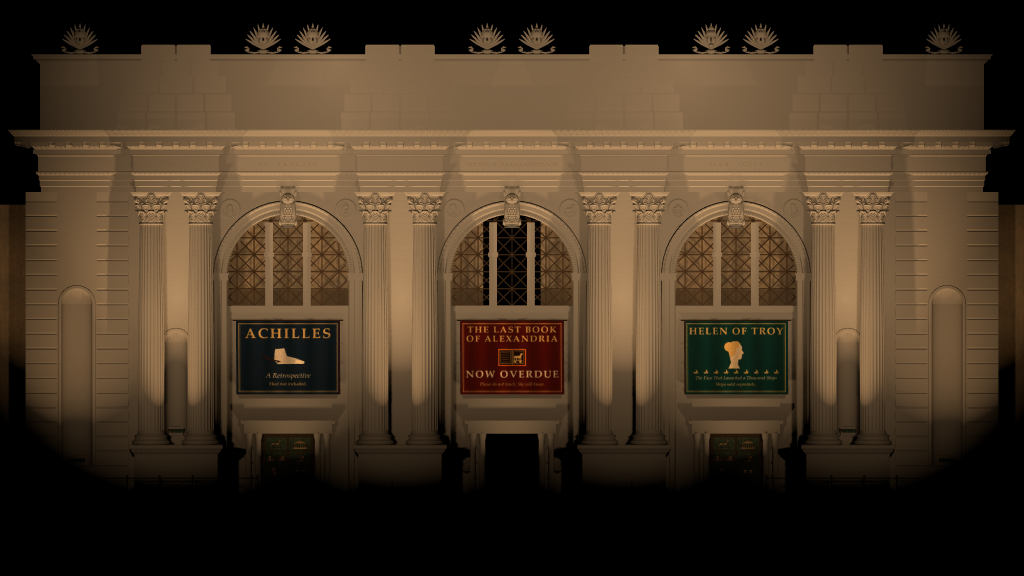
#> input picture assets/exterior/ext_baked_light.png, 2048 x 1152 px, given in place of cap_normal.png, which was not available (shown at 1/2 size)
$ python gen_section.py ../../ext_baked_light.png ../../ext_trim_normal.png ../../ext_trim_normal.png ../../ext_trim_normal.png
#> lines starting #> are read from the running program, lines starting #| are printed output that depends on the picture
"""Writes the style test into the repo: textures, import settings, shared materials and the scene.
usage: python gen_section.py <capital bake dir> <section dir>"""
import json
import pathlib
import shutil
import sys

import numpy as np
from PIL import Image

sys.path.insert(0, str(pathlib.Path(__file__).parent))
import ext_dims as D

WT = pathlib.Path(r"C:\Users\waism\Downloads\exhibit-a\.claude\worktrees\agitated-benz-0e18d0")
A = WT / "assets" / "exterior"
CAP = pathlib.Path(sys.argv[1])
SEC = pathlib.Path(sys.argv[2])
RES = "res://assets/exterior/"

# --- Textures ---------------------------------------------------------------------------------
ORN = pathlib.Path(sys.argv[3])
TRIM = pathlib.Path(sys.argv[4])


def atlas(capital, modillion, keystone, fill):
    """Capital in the lower three quarters; bracket and keystone side by side above it."""
#> called with fill = (128, 128, 255)
    a = Image.new("RGB", (2048, 2048), fill)
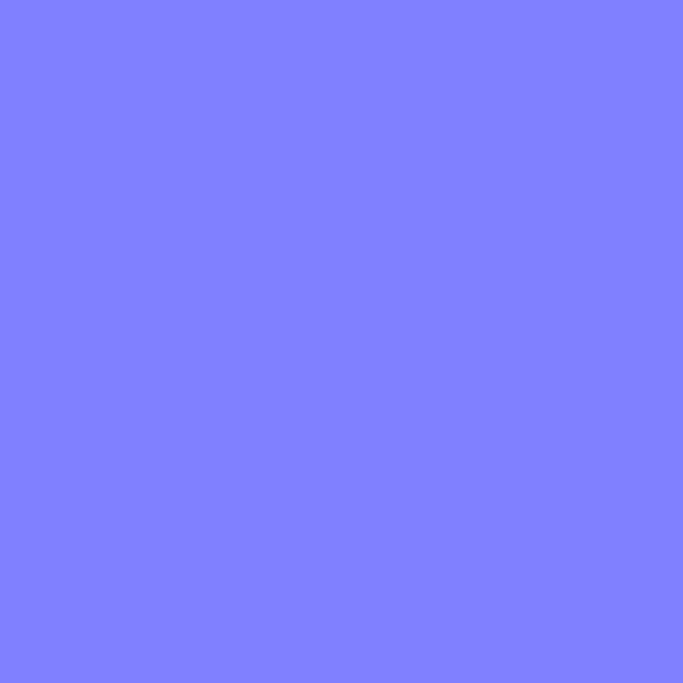
#> a: PIL image 2048x2048 RGB (shown at 1/3 size); mean R, G, B 128, 128, 255
    a.paste(Image.open(capital).convert("RGB").resize((2048, 1536), Image.LANCZOS), (0, 512))
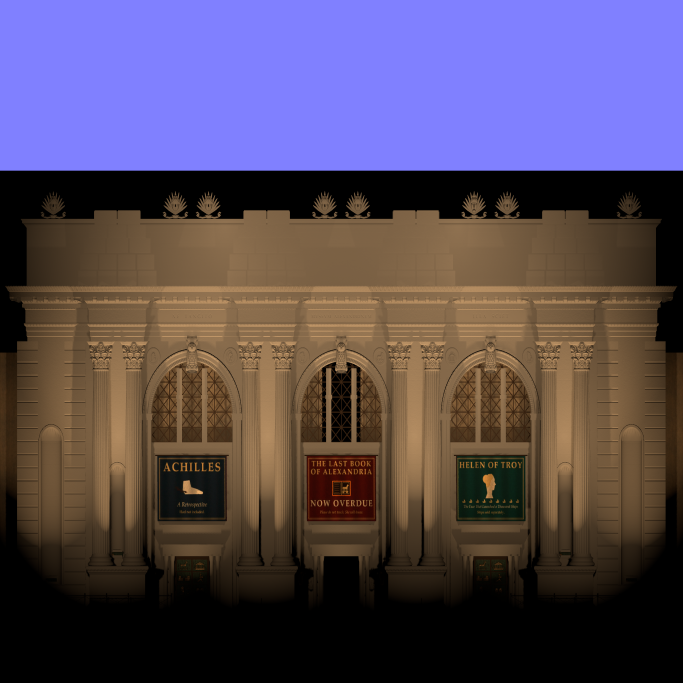
#> a: PIL image 2048x2048 RGB (shown at 1/3 size); mean R, G, B 84.9, 72.7, 91.4
    a.paste(Image.open(modillion).convert("RGB").resize((512, 512), Image.LANCZOS), (0, 0))
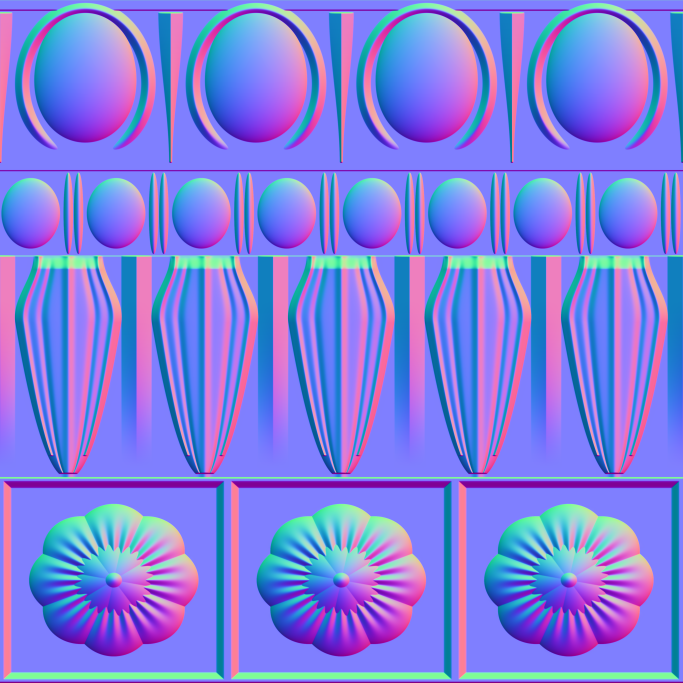
#> input picture assets/exterior/ext_trim_normal.png, 2048 x 2048 px, given in place of modillion_normal.png, which was not available (shown at 1/3 size)
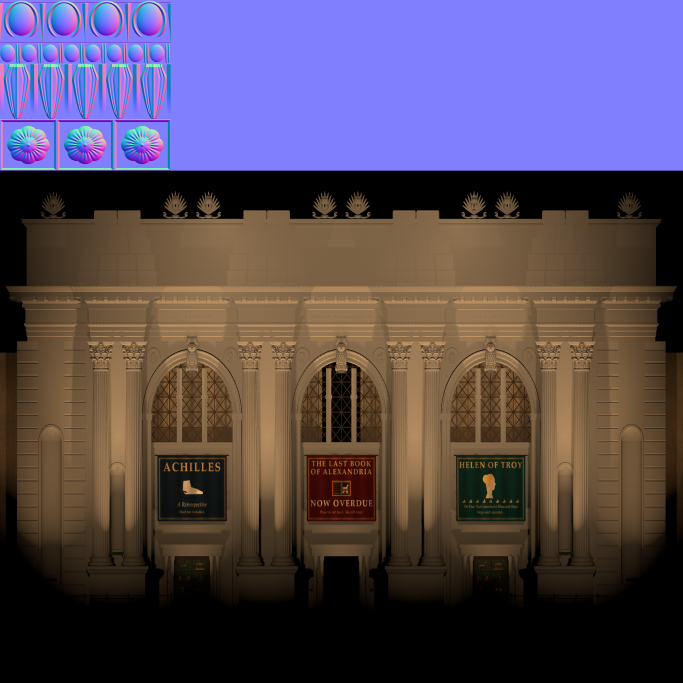
#> a: PIL image 2048x2048 RGB (shown at 1/3 size); mean R, G, B 84.8, 72.7, 89.5
    a.paste(Image.open(keystone).convert("RGB").resize((512, 512), Image.LANCZOS), (512, 0))
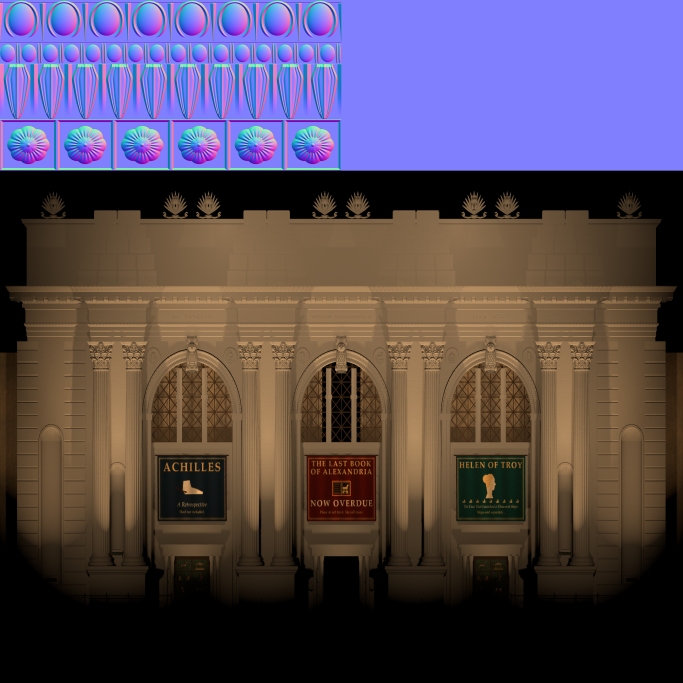
#> a: PIL image 2048x2048 RGB (shown at 1/3 size); mean R, G, B 84.8, 72.6, 87.5
    return a


atlas(CAP / "cap_normal.png", ORN / "modillion_normal.png", ORN / "keystone_normal.png", (128, 128, 255)).save(A / "ext_carved_normal.png", optimize=True)
wide = atlas(CAP / "cap_ao_wide.png", ORN / "modillion_ao_wide.png", ORN / "keystone_ao_wide.png", (255, 255, 255)).convert("L")
#> in atlas (call 2), `a = Image.new("RGB", (2048, 2048), fill)`: a: PIL image 2048x2048 RGB; every value is 255
#> (the run stopped early here; a loop or call above may not have finished)
